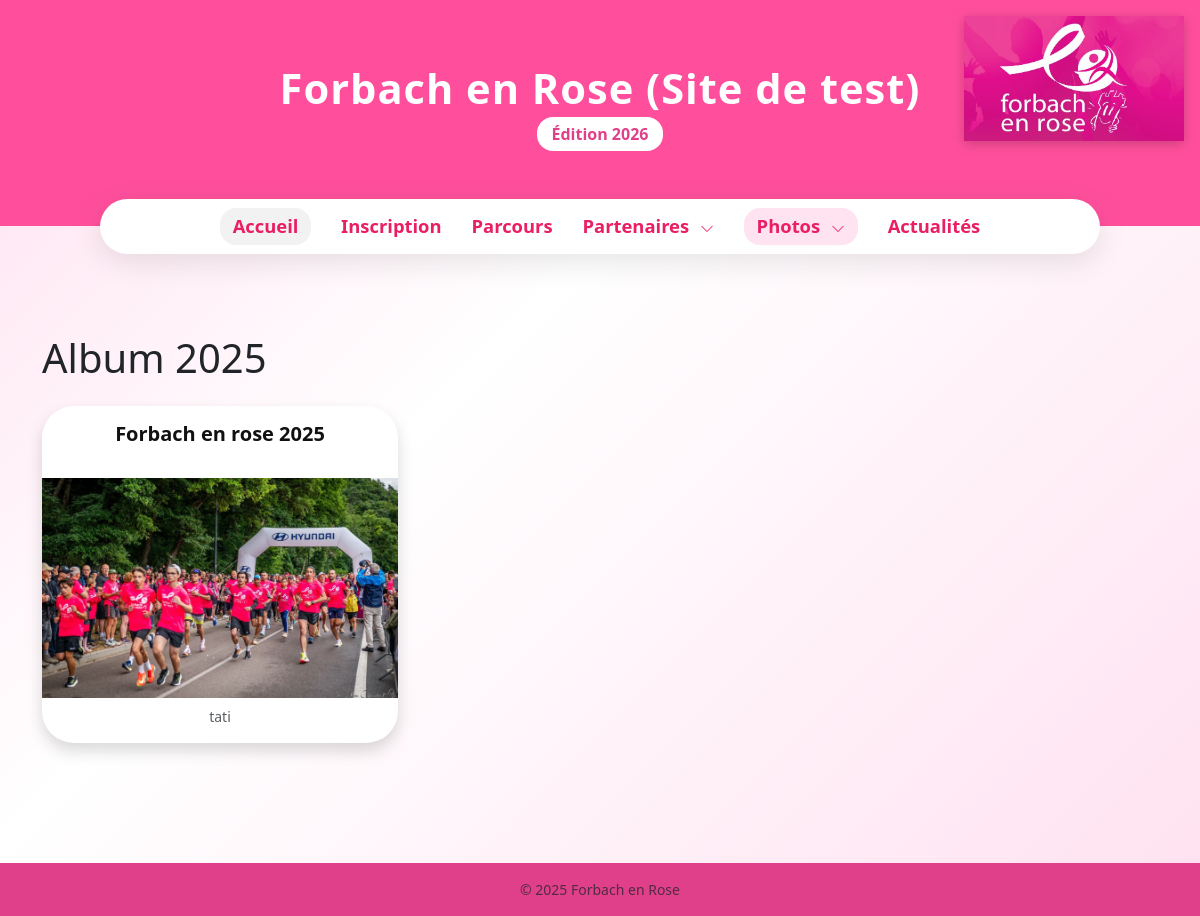
/public/photos.php?year_id=11, run on the app's committed database.
### tables this page shows
CREATE TABLE IF NOT EXISTS `setting` (
  `id` int(11) NOT NULL AUTO_INCREMENT,
  `assoconnect_js` longtext DEFAULT NULL,
  `assoconnect_iframe` longtext DEFAULT NULL,
  `title` varchar(50) DEFAULT NULL,
  `title_color` varchar(50) DEFAULT NULL,
  `picture` varchar(50) DEFAULT NULL,
  `footer` varchar(50) DEFAULT NULL,
  `registration_fee` int(10) DEFAULT NULL,
  `titleAccueil` varchar(50) DEFAULT NULL,
  `edition` varchar(50) DEFAULT NULL,
  `link_facebook` varchar(50) DEFAULT NULL,
  `link_instagram` varchar(50) DEFAULT NULL,
  `accueil_active` int(2) DEFAULT NULL,
  `date_course` timestamp NULL DEFAULT NULL,
  `picture_accueil` varchar(50) DEFAULT NULL,
  `picture_partner` varchar(50) DEFAULT NULL,
  `picture_gradient` varchar(50) DEFAULT NULL,
  `titleParcours` varchar(50) DEFAULT NULL,
  `parcoursDesc` text DEFAULT NULL,
  `picture_parcours` varchar(50) DEFAULT NULL,
  `div_reglementation` mediumtext DEFAULT NULL,
  PRIMARY KEY (`id`)
);

CREATE TABLE IF NOT EXISTS `photo_years` (
  `id` int(11) NOT NULL AUTO_INCREMENT,
  `year` int(11) NOT NULL,
  `title` varchar(255) NOT NULL,
  PRIMARY KEY (`id`)
);

CREATE TABLE IF NOT EXISTS `photo_albums` (
  `id` int(11) NOT NULL AUTO_INCREMENT,
  `year_id` int(11) NOT NULL,
  `album_title` varchar(255) NOT NULL,
  `album_link` text NOT NULL,
  `album_img` varchar(255) DEFAULT NULL,
  `album_desc` text DEFAULT NULL,
  PRIMARY KEY (`id`),
  KEY `year_id` (`year_id`),
  CONSTRAINT `photo_albums_ibfk_1` FOREIGN KEY (`year_id`) REFERENCES `photo_years` (`id`) ON DELETE CASCADE
);

### public/photos.php (the view, shortened to what this page needs)
<?php
require '../config/config.php';
$stmt = $pdo->prepare(
    'SELECT *
       FROM setting
      WHERE id = :id
      LIMIT 1');
$stmt->execute(['id' => 1]);
$data = $stmt->fetch(PDO::FETCH_ASSOC) ?: [];
$titleAccueil  = $data['titleAccueil']   ?? '';
$picture= $data['picture'] ?? '';
$titleColor = $data['title_color'] ?? '#ffffff';
$edition = $data['edition'] ?? '';
$footer= $data['footer'] ?? null;
$selectedYearId = isset($_GET['year_id']) ? (int)$_GET['year_id'] : null;
$albums = [];
if ($selectedYearId) {
    $stmtAlbums = $pdo->prepare('SELECT * FROM photo_albums WHERE year_id = :year_id');
    $stmtAlbums->execute(['year_id' => $selectedYearId]);
    $albums = $stmtAlbums->fetchAll(PDO::FETCH_ASSOC);
    $stmtYear = $pdo->prepare('SELECT * FROM photo_years WHERE id = :id LIMIT 1');
    $stmtYear->execute(['id' => $selectedYearId]);
    $selectedYear = $stmtYear->fetch(PDO::FETCH_ASSOC);
}
?>
<!DOCTYPE html>
<html lang="fr">
<head>
  <link rel="stylesheet" href="../css/forbach-style.css">
  <link rel="stylesheet" href="../css/accueil.css">
  <link rel="stylesheet" href="https://cdn.jsdelivr.net/npm/bootstrap@5.3.2/dist/css/bootstrap.min.css">
</head>
<body>
  <section class="hero">
    <img src="../files/_pictures/<?= htmlspecialchars($picture) ?>"
        alt="Logo Forbach en Rose" class="logo-top">
    <div class="hero-inner">
      <h1 style="color: <?= htmlspecialchars($titleColor) ?>;"><?= htmlspecialchars($titleAccueil) ?></h1>
      <span class="badge-donation"><?= htmlspecialchars($edition) ?></span>
    </div>
  </section>
  <nav class="nav-flottante">
    <a href="accueil.php" class="nav-item accueil-style">Accueil</a>
    <a href="register.php" class="nav-item">Inscription</a>
    <a href="parcours.php" class="nav-item menu-cache">Parcours</a>
    <div class="nav-item dropdown menu-cache" style="position: relative;">
        <a href="#" class="nav-link partenaires-toggle" onclick="toggleDropdown(event)">
            Partenaires <svg class="chevron-icon" xmlns="http://www.w3.org/2000/svg" width="14" height="14" fill="#e91e63" viewBox="0 0 16 16"><path fill-rule="evenodd" d="M1.646 5.646a.5.5 0 0 1 .708 0L8 11.293l5.646-5.647a.5.5 0 0 1 .708.708l-6 6a.5.5 0 0 1-.708 0l-6-6a.5.5 0 0 1 0-.708z"/></svg>
        </a>
    </div>
    <div class="nav-item dropdown menu-cache" style="position: relative;">
        <a href="#" class="nav-link photos-toggle" onclick="togglePhotosDropdown(event)">
            Photos
            <svg class="chevron-icon" xmlns="http://www.w3.org/2000/svg" width="14" height="14" fill="#e91e63" viewBox="0 0 16 16">
            <path fill-rule="evenodd" d="M1.646 5.646a.5.5 0 0 1 .708 0L8 11.293l5.646-5.647a.5.5 0 0 1 .708.708l-6 6a.5.5 0 0 1-.708 0l-6-6a.5.5 0 0 1 0-.708z"/>
            </svg>
        </a>
    </div>
    <a href="news.php" class="nav-item menu-cache">Actualités</a>
  </nav>
  <main style="flex:1;">
        <div class="container my-5">
        <?php if ($selectedYearId): ?>
            <h1 class="mb-4"><?= htmlspecialchars($selectedYear['title'] ?? '') ?></h1>
            <div class="row">
                <?php foreach ($albums as $album): ?>
                <div class="col-md-4 mb-4">
                    <a href="<?= htmlspecialchars($album['album_link']) ?>" target="_blank" class="text-decoration-none">
                    <div class="card shadow text-center d-flex flex-column"
                        style="border-radius: 2rem; overflow: hidden; transition: transform 0.3s ease; border: none; background: #fff;">
                        <div class="card-body p-3">
                        <h5 class="card-title mb-3" style="color: #111; font-weight: bold;">
                            <?= htmlspecialchars($album['album_title']) ?>
                        </h5>
                        </div>
                        <?php if (!empty($album['album_img'])): ?>
                        <img src="../files/_albums/<?= htmlspecialchars($album['album_img']) ?>"
                            class="img-fluid"
                            alt="Image album <?= htmlspecialchars($album['album_title']) ?>"
                            loading="lazy"
                            style="width: 100%; height: 220px; object-fit: cover;">
                        <?php endif; ?>
                        <?php if (!empty($album['album_desc'])): ?>
                        <div class="card-body px-3 pb-3 pt-2">
                            <p class="text-muted small mb-0"><?= nl2br(htmlspecialchars($album['album_desc'])) ?></p>
                        </div>
                        <?php endif; ?>
                    </div>
                    </a>
                </div>
                <?php endforeach; ?>
            </div>
            <?php endif; ?>
        </div>
    </main>
    <footer class="text-center py-3 small text-muted"><?= htmlspecialchars($footer) ?></footer>
</body>
</html>

### css/forbach-style.css (style rules this page uses)
:root { --rose-500:#ff4f9c; --rose-600:#e03f8a; --bg-grad:linear-gradient(135deg,#ffe1f0 0%,#fff 40%,#ffe1f0 100%); }
body { background:var(--bg-grad);min-height:100vh;display:flex;flex-direction:column; }
main { flex: 1; }
.hero { background:var(--rose-500); color:#fff; padding:4rem 1rem 5rem; position:relative; text-align:center; }
.hero h1 { font-size:2.6rem;font-weight:700;letter-spacing:1px; }
.badge-donation { background:#fff;color:var(--rose-600);border-radius:1rem;padding:.4rem .9rem;font-weight:600; }
.hero-inner { max-width:800px;margin:0 auto; }
.logo-top { position:absolute;top:1rem;right:1rem; max-width:220px;width:27vw; filter:drop-shadow(0 3px 6px rgba(0,0,0,.2)); }

### css/accueil.css (style rules this page uses)
:root { --rose-500:#ff4f9c; --rose-600:#e03f8a; --bg-grad:linear-gradient(135deg,#ffe1f0 0%,#fff 40%,#ffe1f0 100%); }
body { background:var(--bg-grad);min-height:100vh;display:flex;flex-direction:column; }
.nav-flottante { background: white; border-radius: 3rem; padding: 0.3rem 2rem; margin: -1.7rem auto 2rem; width: calc(100% - 100px); max-width: 1000px; display: flex; flex-wrap: wrap; justify-content: center; align-items: center; box-shadow: 0 8px 30px rgba(0, 0, 0, 0.1); position: relative; transition: gap 0.3s ease; }
.nav-flottante a, .menu-deroulant a { color: #e91e63; font-weight: 700; text-decoration: none; font-size: 1.15rem; white-space: nowrap; margin: 0.25rem 0; text-align: center; }
.nav-flottante a.active, .menu-deroulant a.active { background: #ffe3f0; border-radius: 1rem; padding: 0.3rem 0.8rem; }
.logo-top { position:absolute; top:1rem; right:1rem; max-width:220px; width:27vw; filter:drop-shadow(0 3px 6px rgba(0,0,0,.2)); }
footer { background: var(--rose-600); color: white; text-align: center; padding: 1rem; margin-top: 3rem; }
.nav-flottante a.accueil-style { background: #f2f2f2; border-radius: 1rem; padding: 0.3rem 0.8rem; color: #e91e63; font-weight: 700; }
.chevron-icon { margin-left: 6px; vertical-align: middle; transition: transform 0.2s ease; }
.nav-link.partenaires-toggle { color: #e91e63; font-weight: 700; text-decoration: none; }

### data on the page
setting: picture (picture), titleAccueil "Forbach en Rose (Site de test)", edition "Édition 2026", footer "© 2025 Forbach en Rose"
photo_years: title "Album 2025"
photo_albums: album_title "Forbach en rose 2025", album_img (picture), album_desc "tati"
